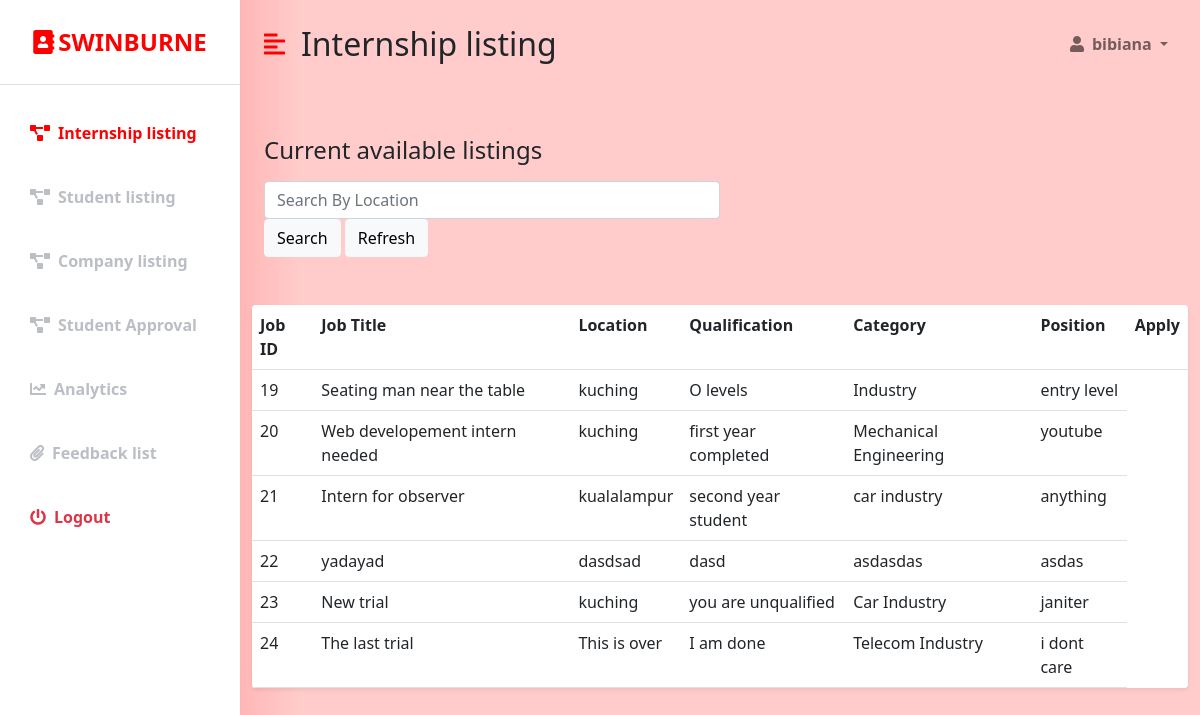
Screenshot of /staff_internshiplisting.php (signed in) with the database file from the repository.
### tables this page shows
CREATE TABLE `jobs` (
  `Job_ID` int(11) NOT NULL,
  `Job_Title` varchar(255) NOT NULL,
  `Location` varchar(255) NOT NULL,
  `Qualification` varchar(255) NOT NULL,
  `Category` varchar(255) NOT NULL,
  `Position` varchar(255) NOT NULL,
  `Vacancy` varchar(255) NOT NULL,
  `REGIS_NO` int(20) NOT NULL,
  `Date_Posted` date DEFAULT NULL,
  `Date_End` date DEFAULT NULL,
  `Extra_Details` varchar(255) DEFAULT NULL
);

### staff_internshiplisting.php (the view, shortened to what this page needs)
<?php
  if (isset($_SESSION['user_id']) && isset($_SESSION['user_email'])) {
?>
<!DOCTYPE html>
<html lang="en">
<head>
    <link href="https://cdn.jsdelivr.net/npm/bootstrap@5.0.0-beta3/dist/css/bootstrap.min.css" rel="stylesheet" />
    <link rel="stylesheet" href="https://cdnjs.cloudflare.com/ajax/libs/font-awesome/5.15.3/css/all.min.css" />
    <link rel="stylesheet" href="styles.css" />
</head>
<body>
    <div class="d-flex" id="wrapper">
        <div class="bg-white" id="sidebar-wrapper">
            <div class="sidebar-heading text-center py-4 primary-text fs-4 fw-bold text-uppercase border-bottom"><i
                    class="fas fa-address-book me-1"></i>Swinburne</div>
            <div class="list-group list-group-flush my-3">
                <a href="#" class="list-group-item list-group-item-action bg-transparent second-text active"><i
                        class="fas fa-project-diagram me-2"></i>Internship listing</a>
                <a href="staff_studentlist.php" class="list-group-item list-group-item-action bg-transparent second-text fw-bold"><i
                        class="fas fa-project-diagram me-2"></i>Student listing</a>
                <a href="staff_companylist.php" class="list-group-item list-group-item-action bg-transparent second-text fw-bold"><i
                        class="fas fa-project-diagram me-2"></i>Company listing</a>
                        <a href="staff_approval.php" class="list-group-item list-group-item-action bg-transparent second-text fw-bold"><i
                        class="fas fa-project-diagram me-2"></i>Student Approval</a>
                <a href="staff_infographics.php" class="list-group-item list-group-item-action bg-transparent second-text fw-bold"><i
                        class="fas fa-chart-line me-2"></i>Analytics</a>
                <a href="staff_feedbacklist.php" class="list-group-item list-group-item-action bg-transparent second-text fw-bold"><i
                        class="fas fa-paperclip me-2"></i>Feedback list</a>
                <a href="staff_logout.php" class="list-group-item list-group-item-action bg-transparent text-danger fw-bold"><i
                        class="fas fa-power-off me-2"></i>Logout</a>
            </div>
        </div>
        <div id="page-content-wrapper">
            <nav class="navbar navbar-expand-lg navbar-light bg-transparent py-4 px-4">
                <div class="d-flex align-items-center">
                    <i class="fas fa-align-left primary-text fs-4 me-3" id="menu-toggle"></i>
                    <h2 class="fs-2 m-0">Internship listing</h2>
                </div>
                <div class="collapse navbar-collapse" id="navbarSupportedContent">
                    <ul class="navbar-nav ms-auto mb-2 mb-lg-0">
                        <li class="nav-item dropdown">
                            <a class="nav-link dropdown-toggle second-text fw-bold" href="#" id="navbarDropdown"
                                role="button" data-bs-toggle="dropdown" aria-expanded="false">
                                <i class="fas fa-user me-2"></i><?=$_SESSION['user_full_name']?>
                            </a>
                        </li>
                    </ul>
                </div>
            </nav>
            <div class="container-fluid px-4">
                <div class="row my-5">
                    <h3 class="fs-4 mb-3">Current available listings</h3>
                    <div class="col">
                         <?php
                                 $conn = new mysqli('localhost', 'root', '', 'ims');
                                 if(isset($_GET['search'])){
                                    $searchKey = $_GET['search'];
                                    $sql = "SELECT * FROM JOBS WHERE Location LIKE '%$searchKey%'";
                                 }else
                                 $sql = "SELECT * FROM JOBS";
                                 $result = $conn->query($sql);
                               ?>
                               <form action="" method="GET">
                                 <div class="col-md-6">
                                    <input type="text" name="search" class='form-control' placeholder="Search By Location" value=<?php echo @$_GET['search']; ?> >
                                 </div>
                                 <div class="col-md-6 text-left">
                                  <button class="btn btn-light">Search</button>
                                    <button onclick="myFunction()" class="btn btn-light">Refresh </button>
                                 </div>
                               </form>
                               <br>
                               <br>
                            </div>
                          <table class="table bg-white rounded shadow-sm  table-hover">
                            <div class="row">
                              <tr>
                                 <th>Job ID</th>
                                 <th>Job Title</th>
                                 <th>Location</th>
                                 <th>Qualification</th>
                                 <th>Category</th>
                                 <th>Position</th>
                                 <th>Apply</th>
                              </tr>
                              <?php while( $row = $result->fetch_object() ): ?>
                              <tr>
                                 <td><?php echo $row->Job_ID ?></td>
                                 <td><?php echo $row->Job_Title ?></td>
                                 <td><?php echo $row->Location ?></td>
                                 <td><?php echo $row->Qualification ?></td>
                                 <td><?php echo $row->Category ?></td>
                                 <td><?php echo $row->Position ?></td>
                              </tr>
                              <?php endwhile; ?>
                            </table>
                    </div>
                </div>
            </div>
        </div>
</body>
</html>
<?php
}else {
   header("Location:  staff_login.php");
}
 ?>

### styles.css (style rules this page uses)
:root { --main-bg-color: #ffcccb; --main-text-color: #ff0000; --second-text-color: #bbbec5; --second-bg-color: #ffcccb }
.primary-text { color: var(--main-text-color); }
.second-text { color: var(--second-text-color); }
#wrapper { overflow-x: hidden; background-image: linear-gradient( to right, #ff615d, #ffcccb, #ffcccb, #ffcccb, #ffcccb ); }
#sidebar-wrapper { min-height: 100vh; margin-left: -15rem; -webkit-transition: margin 0.25s ease-out; -moz-transition: margin 0.25s ease-out; -o-transition: margin 0.25s ease-out; transition: margin 0.25s ease-out; }
#sidebar-wrapper .sidebar-heading { padding: 0.875rem 1.25rem; font-size: 1.2rem; }
#sidebar-wrapper .list-group { width: 15rem; }
#page-content-wrapper { min-width: 100vw; }
#menu-toggle { cursor: pointer; }
.list-group-item { border: none; padding: 20px 30px; }
.list-group-item.active { background-color: transparent; color: var(--main-text-color); font-weight: bold; border: none; }
@media (min-width: 768px) { #sidebar-wrapper { margin-left: 0; } }
@media (min-width: 768px) { #page-content-wrapper { min-width: 0; width: 100%; } }

### rows the page displays
jobs: Job_ID "19", Job_Title "Seating man near the table", Location "kuching", Qualification "O levels", Category "Industry", Position "entry level"
jobs: Job_ID "20", Job_Title "Web developement intern needed", Location "kuching", Qualification "first year completed", Category "Mechanical Engineering", Position "youtube"
jobs: Job_ID "21", Job_Title "Intern for observer", Location "kualalampur", Qualification "second year student", Category "car industry", Position "anything"
jobs: Job_ID "22", Job_Title "yadayad", Location "dasdsad", Qualification "dasd", Category "asdasdas", Position "asdas"
jobs: Job_ID "23", Job_Title "New trial", Location "kuching", Qualification "you are unqualified", Category "Car Industry", Position "janiter"
jobs: Job_ID "24", Job_Title "The last trial", Location "This is over", Qualification "I am done", Category "Telecom Industry", Position "i dont care"

### other values shown
$_SESSION['user_full_name'] "bibiana"
